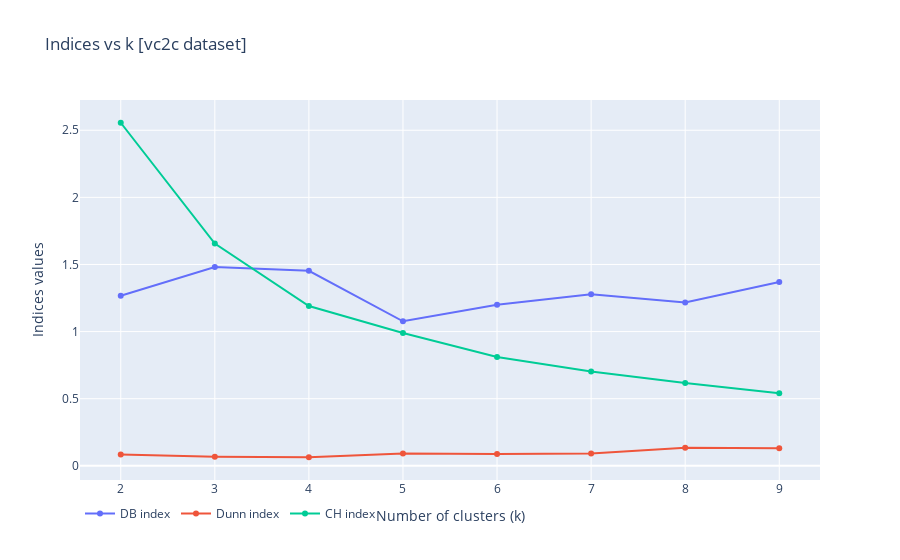
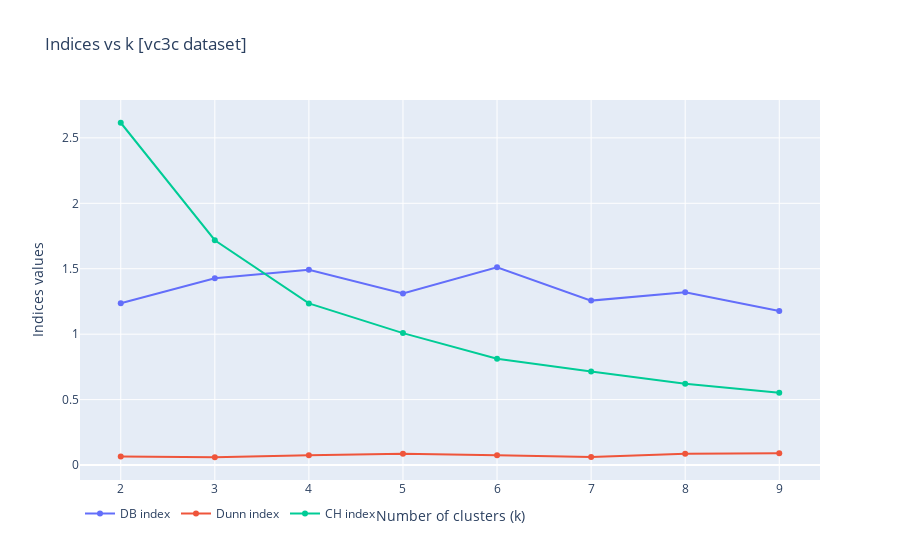
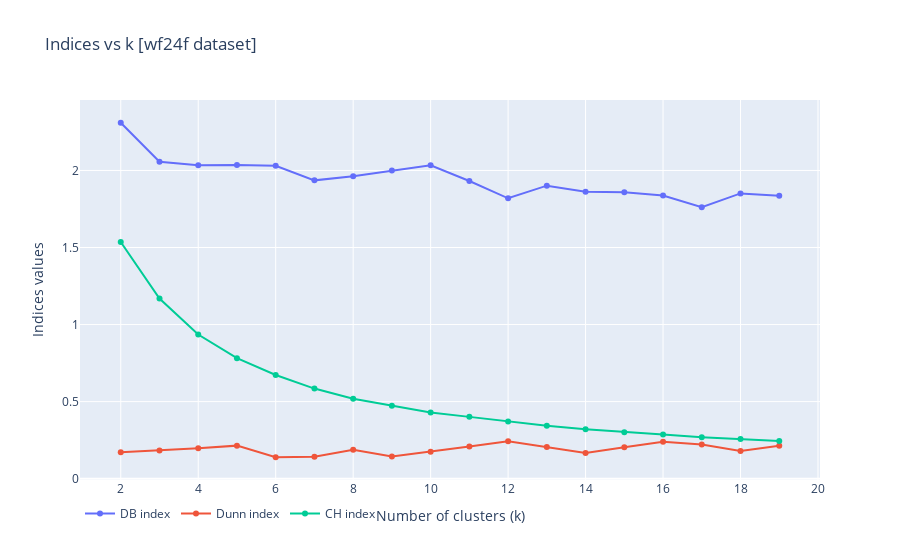
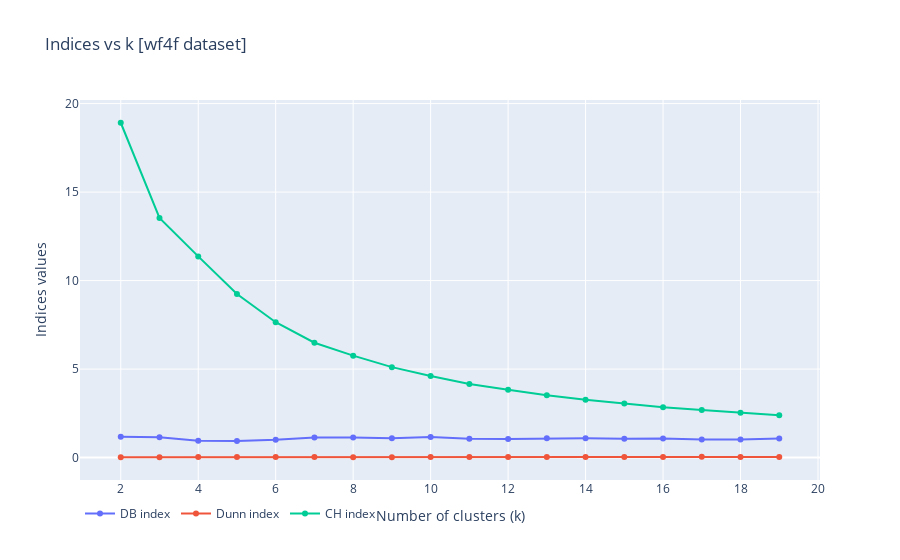

The notebook cell saved with these charts, in order:
### Code cell
from devcode.utils.visualization import plot_validation_indices

for dataset_name in datasets:
    plot_validation_indices(dataset_name, validation_indices)
    #plot_db(db[dataset_name], dataset_name)
    for index_name, results_vec in validation_indices.items():
        results = results_vec[dataset_name]
        k_opt = np.argmin(results) if index_name=='DB' else np.argmax(results)
        k_opt += 2
        print("K_opt for {} dataset using {} index: {}".format(
              dataset_name, index_name, k_opt))
        
    #print("K_opt for {} dataset is: {}".format(dataset_name, np.argmin(db[dataset_name])+2))

### Figure 1 — Plotly figure (JSON) as saved in the notebook; plotly's stock layout.template omitted (floating-point values rounded to 4 significant figures)
{"data": [{"mode": "lines+markers", "name": "DB index", "type": "scatter", "x": [2, 3, 4, 5, 6, 7, 8, 9], "y": [1.267, 1.48, 1.453, 1.077, 1.199, 1.279, 1.217, 1.37]}, {"mode": "lines+markers", "name": "Dunn index", "type": "scatter", "x": [2, 3, 4, 5, 6, 7, 8, 9], "y": [0.08471, 0.06657, 0.06368, 0.09152, 0.08804, 0.09159, 0.134, 0.1315]}, {"mode": "lines+markers", "name": "CH index", "type": "scatter", "x": [2, 3, 4, 5, 6, 7, 8, 9], "y": [2.556, 1.656, 1.191, 0.989, 0.811, 0.7021, 0.6173, 0.5403]}], "layout": {"legend": {"orientation": "h", "y": -0.05}, "title": {"text": "Indices vs k [vc2c dataset]"}, "xaxis": {"title": {"text": "Number of clusters (k)"}}, "yaxis": {"title": {"text": "Indices values"}}}}

### Figure 2 — Plotly figure (JSON) as saved in the notebook; plotly's stock layout.template omitted (floating-point values rounded to 4 significant figures)
{"data": [{"mode": "lines+markers", "name": "DB index", "type": "scatter", "x": [2, 3, 4, 5, 6, 7, 8, 9], "y": [1.237, 1.428, 1.492, 1.311, 1.511, 1.256, 1.32, 1.177]}, {"mode": "lines+markers", "name": "Dunn index", "type": "scatter", "x": [2, 3, 4, 5, 6, 7, 8, 9], "y": [0.06503, 0.05961, 0.07471, 0.08706, 0.07564, 0.06155, 0.08706, 0.08958]}, {"mode": "lines+markers", "name": "CH index", "type": "scatter", "x": [2, 3, 4, 5, 6, 7, 8, 9], "y": [2.616, 1.718, 1.235, 1.008, 0.8128, 0.7141, 0.622, 0.5531]}], "layout": {"legend": {"orientation": "h", "y": -0.05}, "title": {"text": "Indices vs k [vc3c dataset]"}, "xaxis": {"title": {"text": "Number of clusters (k)"}}, "yaxis": {"title": {"text": "Indices values"}}}}

### Figure 3 — Plotly figure (JSON) as saved in the notebook; plotly's stock layout.template omitted (floating-point values rounded to 4 significant figures)
{"data": [{"mode": "lines+markers", "name": "DB index", "type": "scatter", "x": [2, 3, 4, 5, 6, 7, 8, 9, 10, 11, 12, 13, 14, 15, 16, 17, 18, 19], "y": [2.31, 2.057, 2.034, 2.035, 2.03, 1.936, 1.963, 2.0, 2.034, 1.932, 1.819, 1.901, 1.862, 1.858, 1.838, 1.762, 1.851, 1.837]}, {"mode": "lines+markers", "name": "Dunn index", "type": "scatter", "x": [2, 3, 4, 5, 6, 7, 8, 9, 10, 11, 12, 13, 14, 15, 16, 17, 18, 19], "y": [0.1715, 0.1834, 0.1978, 0.2143, 0.1389, 0.1428, 0.1868, 0.1435, 0.1749, 0.2085, 0.2425, 0.2051, 0.1667, 0.2044, 0.2391, 0.221, 0.1792, 0.2131]}, {"mode": "lines+markers", "name": "CH index", "type": "scatter", "x": [2, 3, 4, 5, 6, 7, 8, 9, 10, 11, 12, 13, 14, 15, 16, 17, 18, 19], "y": [1.536, 1.169, 0.935, 0.7817, 0.6726, 0.5846, 0.5186, 0.4733, 0.4299, 0.4009, 0.3712, 0.3435, 0.3213, 0.3015, 0.2859, 0.2694, 0.257, 0.2436]}], "layout": {"legend": {"orientation": "h", "y": -0.05}, "title": {"text": "Indices vs k [wf24f dataset]"}, "xaxis": {"title": {"text": "Number of clusters (k)"}}, "yaxis": {"title": {"text": "Indices values"}}}}

### Figure 4 — Plotly figure (JSON) as saved in the notebook; plotly's stock layout.template omitted (floating-point values rounded to 4 significant figures)
{"data": [{"mode": "lines+markers", "name": "DB index", "type": "scatter", "x": [2, 3, 4, 5, 6, 7, 8, 9, 10, 11, 12, 13, 14, 15, 16, 17, 18, 19], "y": [1.176, 1.153, 0.9517, 0.9366, 1.003, 1.138, 1.136, 1.096, 1.157, 1.064, 1.055, 1.088, 1.087, 1.06, 1.076, 1.025, 1.024, 1.074]}, {"mode": "lines+markers", "name": "Dunn index", "type": "scatter", "x": [2, 3, 4, 5, 6, 7, 8, 9, 10, 11, 12, 13, 14, 15, 16, 17, 18, 19], "y": [0.01936, 0.02351, 0.02887, 0.03706, 0.03332, 0.02655, 0.02323, 0.0219, 0.03258, 0.02923, 0.03612, 0.03174, 0.0343, 0.0343, 0.03036, 0.04152, 0.03603, 0.03516]}, {"mode": "lines+markers", "name": "CH index", "type": "scatter", "x": [2, 3, 4, 5, 6, 7, 8, 9, 10, 11, 12, 13, 14, 15, 16, 17, 18, 19], "y": [18.92, 13.54, 11.37, 9.239, 7.648, 6.49, 5.758, 5.11, 4.608, 4.162, 3.828, 3.52, 3.267, 3.054, 2.843, 2.691, 2.53, 2.392]}], "layout": {"legend": {"orientation": "h", "y": -0.05}, "title": {"text": "Indices vs k [wf4f dataset]"}, "xaxis": {"title": {"text": "Number of clusters (k)"}}, "yaxis": {"title": {"text": "Indices values"}}}}
